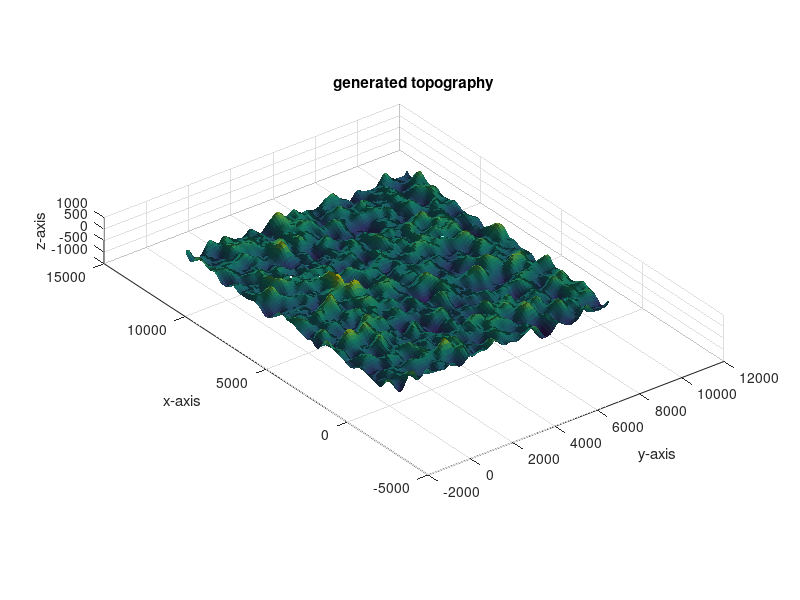
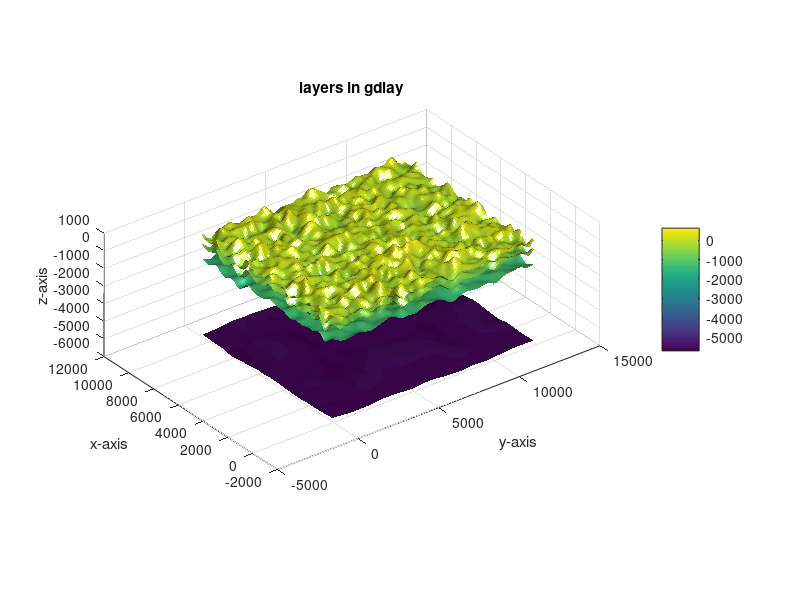
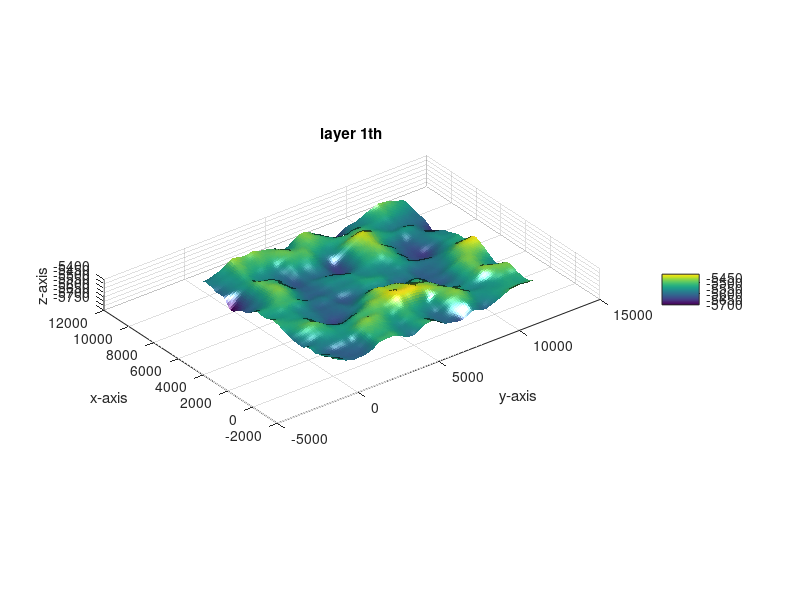
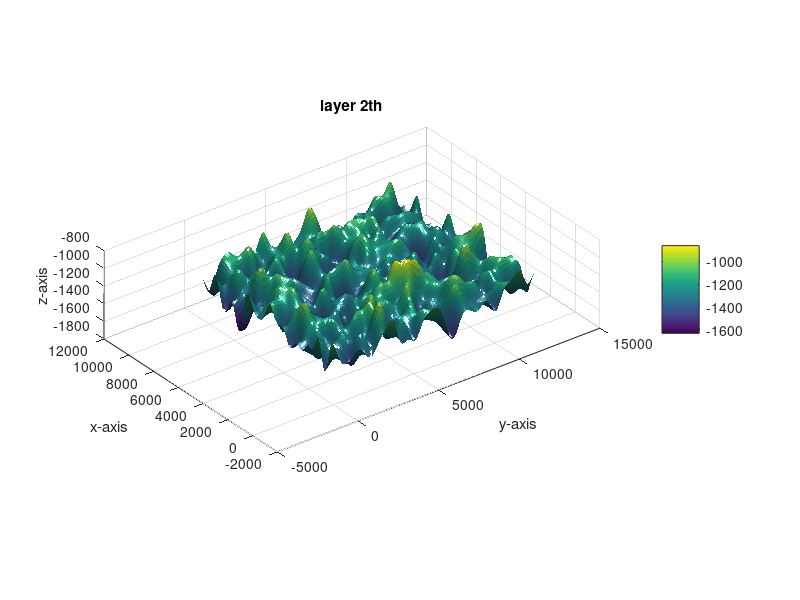

These charts were generated, in order, by the following MATLAB code: (Note: this script raises an error after producing the figures.)
%------------------------------------------------------------------------------
%-- Example of generating the interface file 
%------------------------------------------------------------------------------

close all; 
clear all;

%------------------------------------------------------------------------------
%-- generate x and y
%------------------------------------------------------------------------------

%-- should 6 more than FD points due to ghosts points
nghost = 3;
nx = 126;
ny = 106;
x0 = 0.0;
y0 = 0.0;
dx = 100.0;
dy = 100.0;

x1d = [0 : nx-1] * dx + x0 - nghost * dx;
y1d = [0 : ny-1] * dy + y0 - nghost * dy;

flag_figure = 1;

%------------------------------------------------------------------------------
%-- generate or load topography
%------------------------------------------------------------------------------

topo = zeros(nx,ny);

%-- from https://www.mathworks.com/matlabcentral/answers/218806-random-gaussian-surface-generation
N = [nx ny]; % size in pixels of image
F = 10;        % frequency-filter width
[X,Y] = ndgrid(1:N(1),1:N(2));
i = min(X-1,N(1)-X+1);
j = min(Y-1,N(2)-Y+1);
H = exp(-.5*(i.^2+j.^2)/F^2);
Z = real(ifft2(H.*fft2(randn(N))));
Z = Z .* 1e3;

if flag_figure == 1

  figure
  surf(y1d,x1d,Z,'edgecolor','none');
  xlabel('y-axis');
  ylabel('x-axis');
  zlabel('z-axis');
  daspect([1,1,1]);
  camlight;
  title('generated topography');
  print(gcf,'-dpng','gdlay_topography.png');
end

%-- get from above surface
%for j = 1 : ny
%for i = 1 : nx
%  free_topo(i,j) = Z(i,j);
%end
%end
free_topo = Z;

%------------------------------------------------------------------------------
%-- generate grid interfaces
%------------------------------------------------------------------------------

%-- note: from bottom to top

num_of_interfaces = 4; 

% 1 less than num_of_interfaces, total cell should be nghost more than FD points
num_of_cell_per_layer = [ 43 10 10 ];
dz_is_equal_of_layer  = [ 1 0 1]; % 1:The grid spacing is equal; 0: Is not.
avg_dz_of_layer       = [ 100, 75, 50 ];
smo_sigma             = [ 10, 3, 1, 0];

%-- use avg_dz and num_of_cell to esti z-axis of each interface
%-- last elem is the free surface
z_of_interfaces(num_of_interfaces) = 0;
for ilay = num_of_interfaces-1 : -1 : 1
  z_of_interfaces(ilay) = z_of_interfaces(ilay+1) ...
        - avg_dz_of_layer(ilay) * num_of_cell_per_layer(ilay);
end

%-- construct grid interfaces from free_topo and z_of_interfaces
x3d = zeros(nx,ny,num_of_interfaces);
y3d = zeros(nx,ny,num_of_interfaces);
z3d = zeros(nx,ny,num_of_interfaces);

%-- set x3d
for n = 1 : num_of_interfaces
for j = 1 : ny
  x3d(:,j,n) = x1d;
end
end

%-- set y3d
for n = 1 : num_of_interfaces
for i = 1 : nx
  y3d(i,:,n) = y1d';
end
end

%- first same to free surface
z3d(:,:,num_of_interfaces) = free_topo;

for ilay = num_of_interfaces-1 : -1 : 1
  %-- smooth free_topo 
  topo  = imgaussfilt(free_topo, smo_sigma(ilay), ...
                      'FilterSize',2*smo_sigma(ilay)+1);
  z3d(:,:,ilay) = topo + z_of_interfaces(ilay);
end

%------------------------------------------------------------------------------
%-- plot
%------------------------------------------------------------------------------

if flag_figure == 1

  figure
  for ilay = 1 : num_of_interfaces
    surf(x3d(:,:,ilay), y3d(:,:,ilay), z3d(:,:,ilay))
    hold on
  end
  xlabel('y-axis');
  ylabel('x-axis');
  zlabel('z-axis');
  shading flat
  colorbar
  camlight
  %daspect([8,10,110e3*8/5]);
  %daspect([5,5,1]);
  daspect([1,1,1]);
  title('layers in gdlay');
  print(gcf,'-dpng','gdlay_layers.png');

  for ilay = 1 : num_of_interfaces
    figure
    surf(x3d(:,:,ilay), y3d(:,:,ilay), z3d(:,:,ilay))
    xlabel('y-axis');
    ylabel('x-axis');
    zlabel('z-axis');
    shading flat
    colorbar
    camlight
    %daspect([8,10,110e3*8/5]);
    daspect([5,5,1]);
    title(['layer ',num2str(ilay),'th']);
    print(gcf,'-dpng',['gdlay_lay',num2str(ilay),'.png']);
  end

end

%==============================================================================
%-- write .gdlay file
%==============================================================================
gdlay_file = 'random_topo.gdlay'

gdlay_export(gdlay_file, ...
             num_of_interfaces, nx, ny, ...
             num_of_cell_per_layer, ...
             dz_is_equal_of_layer, ...
             x3d, y3d, z3d);

